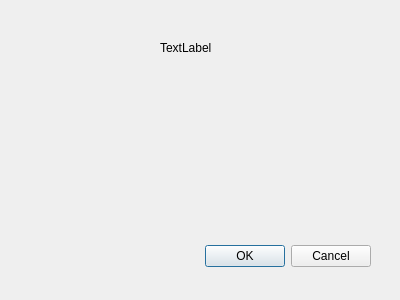
<?xml version="1.0" encoding="UTF-8"?>
<ui version="4.0">
 <class>Dialog</class>
 <widget class="QDialog" name="Dialog">
  <property name="geometry">
   <rect>
    <x>0</x>
    <y>0</y>
    <width>400</width>
    <height>300</height>
   </rect>
  </property>
  <property name="windowTitle">
   <string>Dialog</string>
  </property>
  <widget class="QDialogButtonBox" name="buttonBox">
   <property name="geometry">
    <rect>
     <x>30</x>
     <y>240</y>
     <width>341</width>
     <height>32</height>
    </rect>
   </property>
   <property name="orientation">
    <enum>Qt::Horizontal</enum>
   </property>
   <property name="standardButtons">
    <set>QDialogButtonBox::Cancel|QDialogButtonBox::Ok</set>
   </property>
  </widget>
  <widget class="QLabel" name="label">
   <property name="geometry">
    <rect>
     <x>160</x>
     <y>40</y>
     <width>60</width>
     <height>16</height>
    </rect>
   </property>
   <property name="text">
    <string>TextLabel</string>
   </property>
  </widget>
 </widget>
 <resources/>
 <connections>
  <connection>
   <sender>buttonBox</sender>
   <signal>accepted()</signal>
   <receiver>Dialog</receiver>
   <slot>accept()</slot>
   <hints>
    <hint type="sourcelabel">
     <x>248</x>
     <y>254</y>
    </hint>
    <hint type="destinationlabel">
     <x>157</x>
     <y>274</y>
    </hint>
   </hints>
  </connection>
  <connection>
   <sender>buttonBox</sender>
   <signal>rejected()</signal>
   <receiver>Dialog</receiver>
   <slot>reject()</slot>
   <hints>
    <hint type="sourcelabel">
     <x>316</x>
     <y>260</y>
    </hint>
    <hint type="destinationlabel">
     <x>286</x>
     <y>274</y>
    </hint>
   </hints>
  </connection>
 </connections>
</ui>
